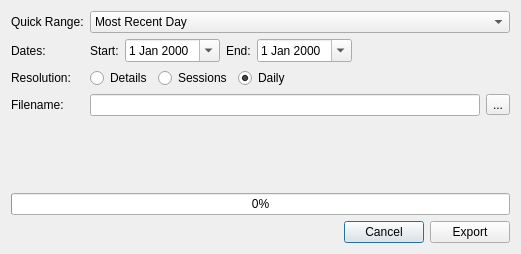
<?xml version="1.0" encoding="UTF-8"?>
<ui version="4.0">
 <class>ExportCSV</class>
 <widget class="QDialog" name="ExportCSV">
  <property name="geometry">
   <rect>
    <x>0</x>
    <y>0</y>
    <width>521</width>
    <height>254</height>
   </rect>
  </property>
  <property name="windowTitle">
   <string>Export as CSV</string>
  </property>
  <property name="windowIcon">
   <iconset resource="Resources.qrc">
    <normaloff>:/icons/save.png</normaloff>:/icons/save.png</iconset>
  </property>
  <layout class="QFormLayout" name="formLayout">
   <item row="3" column="0">
    <widget class="QLabel" name="label_6">
     <property name="text">
      <string>Dates:</string>
     </property>
    </widget>
   </item>
   <item row="6" column="0">
    <widget class="QLabel" name="label_4">
     <property name="sizePolicy">
      <sizepolicy hsizetype="Fixed" vsizetype="Preferred">
       <horstretch>0</horstretch>
       <verstretch>0</verstretch>
      </sizepolicy>
     </property>
     <property name="text">
      <string>Resolution:</string>
     </property>
    </widget>
   </item>
   <item row="6" column="1">
    <layout class="QHBoxLayout" name="horizontalLayout_4">
     <item>
      <widget class="QRadioButton" name="rb1_details">
       <property name="text">
        <string>Details</string>
       </property>
      </widget>
     </item>
     <item>
      <widget class="QRadioButton" name="rb1_Sessions">
       <property name="text">
        <string>Sessions</string>
       </property>
      </widget>
     </item>
     <item>
      <widget class="QRadioButton" name="rb1_Summary">
       <property name="text">
        <string>Daily</string>
       </property>
       <property name="checked">
        <bool>true</bool>
       </property>
      </widget>
     </item>
     <item>
      <spacer name="horizontalSpacer_3">
       <property name="orientation">
        <enum>Qt::Horizontal</enum>
       </property>
       <property name="sizeHint" stdset="0">
        <size>
         <width>40</width>
         <height>20</height>
        </size>
       </property>
      </spacer>
     </item>
    </layout>
   </item>
   <item row="8" column="0">
    <widget class="QLabel" name="label_5">
     <property name="text">
      <string>Filename:</string>
     </property>
    </widget>
   </item>
   <item row="12" column="0" colspan="2">
    <layout class="QHBoxLayout" name="horizontalLayout">
     <item>
      <spacer name="horizontalSpacer">
       <property name="orientation">
        <enum>Qt::Horizontal</enum>
       </property>
       <property name="sizeHint" stdset="0">
        <size>
         <width>40</width>
         <height>20</height>
        </size>
       </property>
      </spacer>
     </item>
     <item>
      <widget class="QPushButton" name="cancelButton">
       <property name="text">
        <string>Cancel</string>
       </property>
      </widget>
     </item>
     <item>
      <widget class="QPushButton" name="exportButton">
       <property name="text">
        <string>Export</string>
       </property>
      </widget>
     </item>
    </layout>
   </item>
   <item row="3" column="1">
    <layout class="QHBoxLayout" name="horizontalLayout_2">
     <item>
      <widget class="QLabel" name="startLabel">
       <property name="sizePolicy">
        <sizepolicy hsizetype="Fixed" vsizetype="Preferred">
         <horstretch>0</horstretch>
         <verstretch>0</verstretch>
        </sizepolicy>
       </property>
       <property name="text">
        <string>Start:</string>
       </property>
      </widget>
     </item>
     <item>
      <widget class="QDateEdit" name="startDate">
       <property name="currentSection">
        <enum>QDateTimeEdit::DaySection</enum>
       </property>
       <property name="calendarPopup">
        <bool>true</bool>
       </property>
      </widget>
     </item>
     <item>
      <widget class="QLabel" name="endLabel">
       <property name="sizePolicy">
        <sizepolicy hsizetype="Fixed" vsizetype="Preferred">
         <horstretch>0</horstretch>
         <verstretch>0</verstretch>
        </sizepolicy>
       </property>
       <property name="text">
        <string>End:</string>
       </property>
      </widget>
     </item>
     <item>
      <widget class="QDateEdit" name="endDate">
       <property name="currentSection">
        <enum>QDateTimeEdit::DaySection</enum>
       </property>
       <property name="calendarPopup">
        <bool>true</bool>
       </property>
      </widget>
     </item>
     <item>
      <spacer name="horizontalSpacer_2">
       <property name="orientation">
        <enum>Qt::Horizontal</enum>
       </property>
       <property name="sizeHint" stdset="0">
        <size>
         <width>40</width>
         <height>20</height>
        </size>
       </property>
      </spacer>
     </item>
    </layout>
   </item>
   <item row="0" column="0">
    <widget class="QLabel" name="label_3">
     <property name="sizePolicy">
      <sizepolicy hsizetype="Fixed" vsizetype="Preferred">
       <horstretch>0</horstretch>
       <verstretch>0</verstretch>
      </sizepolicy>
     </property>
     <property name="text">
      <string>Quick Range:</string>
     </property>
    </widget>
   </item>
   <item row="0" column="1">
    <widget class="QComboBox" name="quickRangeCombo">
     <item>
      <property name="text">
       <string>Most Recent Day</string>
      </property>
     </item>
     <item>
      <property name="text">
       <string>Last Week</string>
      </property>
     </item>
     <item>
      <property name="text">
       <string>Last Fortnight</string>
      </property>
     </item>
     <item>
      <property name="text">
       <string>Last Month</string>
      </property>
     </item>
     <item>
      <property name="text">
       <string>Last 6 Months</string>
      </property>
     </item>
     <item>
      <property name="text">
       <string>Last Year</string>
      </property>
     </item>
     <item>
      <property name="text">
       <string>Everything</string>
      </property>
     </item>
     <item>
      <property name="text">
       <string>Custom</string>
      </property>
     </item>
    </widget>
   </item>
   <item row="8" column="1">
    <layout class="QHBoxLayout" name="horizontalLayout_5">
     <item>
      <widget class="QLineEdit" name="filenameEdit"/>
     </item>
     <item>
      <widget class="QToolButton" name="filenameBrowseButton">
       <property name="text">
        <string>...</string>
       </property>
      </widget>
     </item>
    </layout>
   </item>
   <item row="10" column="0" colspan="2">
    <spacer name="verticalSpacer">
     <property name="orientation">
      <enum>Qt::Vertical</enum>
     </property>
     <property name="sizeHint" stdset="0">
      <size>
       <width>20</width>
       <height>40</height>
      </size>
     </property>
    </spacer>
   </item>
   <item row="11" column="0" colspan="2">
    <widget class="QProgressBar" name="progressBar">
     <property name="value">
      <number>0</number>
     </property>
    </widget>
   </item>
  </layout>
 </widget>
 <resources>
  <include location="Resources.qrc"/>
 </resources>
 <connections>
  <connection>
   <sender>cancelButton</sender>
   <signal>clicked()</signal>
   <receiver>ExportCSV</receiver>
   <slot>reject()</slot>
   <hints>
    <hint type="sourcelabel">
     <x>377</x>
     <y>230</y>
    </hint>
    <hint type="destinationlabel">
     <x>260</x>
     <y>126</y>
    </hint>
   </hints>
  </connection>
 </connections>
</ui>
